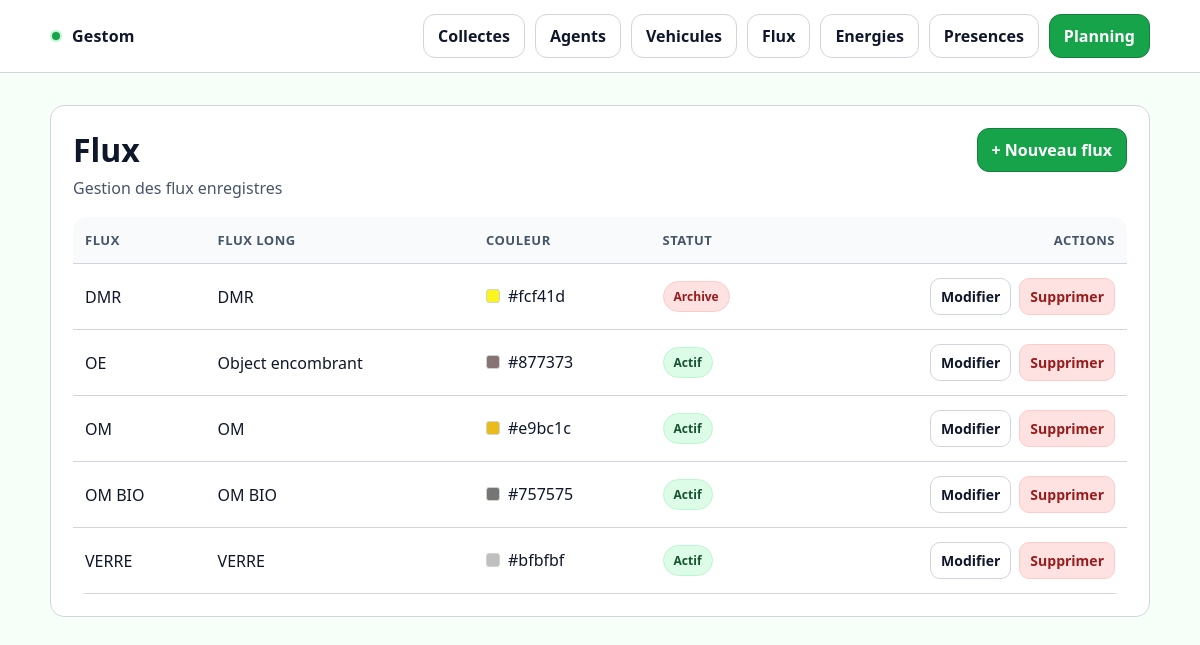
/flux/, run on the app's committed database.
### core/models.py (models this page shows, shortened)
class Flux(models.Model):
    id_flux = models.AutoField(primary_key=True)
    flux = models.CharField(max_length=150)
    flux_long = models.CharField(max_length=255)
    couleur_flux = models.CharField(max_length=50, blank=True)
    archive = models.BooleanField(default=False)
    class Meta:
        ordering = ["flux"]

### core/views.py (the view)
# urls.py: path("flux/", FluxListView.as_view(), name="flux_list"),
class FluxListView(ListView):
    model = Flux
    template_name = "core/flux_list.html"
    context_object_name = "fluxes"

### core/templates/core/flux_list.html (shortened to what this page needs)
{% extends "core/base.html" %}
{% block content %}
<div class="card">
  <div class="card__pad">
    <div class="header">
      <div>
        <h1 class="h1">Flux</h1>
        <p class="sub">Gestion des flux enregistres</p>
      </div>
      <a href="{% url 'core:flux_create' %}" class="btn btn--primary">
        + Nouveau flux
      </a>
    </div>
    <div class="table-wrap">
      <table class="table">
        <thead>
          <tr>
            <th>Flux</th>
            <th>Flux long</th>
            <th>Couleur</th>
            <th>Statut</th>
            <th class="right">Actions</th>
          </tr>
        </thead>
        <tbody>
          {% for f in object_list %}
          <tr>
            <td>{{ f.flux }}</td>
            <td>{{ f.flux_long }}</td>
            <td>
              {% if f.couleur_flux %}
                <span style="display:inline-flex;align-items:center;gap:8px;">
                  <span style="display:inline-block;width:14px;height:14px;border-radius:3px;border:1px solid #cbd7c8;background:{{ f.couleur_flux }};"></span>
                  <span>{{ f.couleur_flux }}</span>
                </span>
              {% else %}
                <span class="sub">-</span>
              {% endif %}
            </td>
            <td>
              {% if f.archive %}
                <span class="badge badge--low">Archive</span>
              {% else %}
                <span class="badge badge--ok">Actif</span>
              {% endif %}
            </td>
            <td class="right">
              <div class="actions">
                <a href="{% url 'core:flux_update' f.pk %}" class="btn btn--sm btn--ghost">Modifier</a>
                <a href="{% url 'core:flux_delete' f.pk %}" class="btn btn--sm btn--danger">Supprimer</a>
              </div>
            </td>
          </tr>
          {% empty %}
          <tr>
            <td colspan="4" class="sub">Aucun flux enregistre</td>
          </tr>
          {% endfor %}
        </tbody>
      </table>
    </div>
  </div>
</div>
{% endblock %}

### core/static/core/styles.css (style rules this page uses)
:root { --bg: #f6fff8; --surface: #ffffff; --card: #ffffff; --text: #0f172a; --muted: #475569; --primary: #16a34a; --primary-2: #15803d; --success: #16a34a; --warning: #f59e0b; --danger: #dc2626; --border: #d1d5db; --shadow: none; --radius: 14px; --focus: #86efac; --overlay: #052e16; }
* { box-sizing: border-box; }
html,body { height: 100%; }
body { margin: 0; font-family: ui-sans-serif, system-ui, -apple-system, Segoe UI, Roboto, Arial, "Noto Sans", "Helvetica Neue", sans-serif; background: var(--bg); color: var(--text); }
a { color: inherit; text-decoration: none; }
.card { background: var(--card); border: 1px solid var(--border); border-radius: var(--radius); box-shadow: none; }
.card__pad { padding: 22px; }
.header { display:flex; align-items:flex-start; justify-content: space-between; gap: 14px; margin-bottom: 18px; }
.h1 { font-size: 32px; margin: 0 0 6px; }
.sub { color: var(--muted); margin: 0; }
.btn { display:inline-flex; align-items:center; justify-content:center; gap: 8px; padding: 10px 14px; border-radius: 12px; border: 1px solid var(--border); background: #f0fdf4; color: var(--text); font-weight: 600; cursor: pointer; transition: transform .06s ease; }
.btn--primary { background: var(--primary); border-color: var(--primary-2); color: #ffffff; }
.btn--ghost { background: var(--surface); }
.btn--danger { background: #fee2e2; border-color: #fecaca; color: #991b1b; }
.btn--sm { padding: 8px 10px; border-radius: 10px; font-size: 14px; }
.table-wrap { overflow:auto; border-radius: var(--radius); }
.table { width: 100%; border-collapse: collapse; min-width: 620px; }
.table th, .table td { padding: 14px 12px; border-bottom: 1px solid var(--border); text-align: left; }
.table th { color: var(--muted); font-weight: 700; font-size: 13px; letter-spacing: .5px; text-transform: uppercase; background: #f8fafc; }
.table .right { text-align: right; }
.actions { display:flex; justify-content:flex-end; gap: 8px; flex-wrap: wrap; }
.badge { display:inline-flex; align-items:center; padding: 6px 10px; border-radius: 999px; font-weight: 700; font-size: 12px; border: 1px solid var(--border); }
.badge--ok { background: #dcfce7; border-color: #bbf7d0; color: #14532d; }
.badge--low { background: #fee2e2; border-color: #fecaca; color: #991b1b; }

### data on the page
Flux: flux "DMR", flux_long "DMR", couleur_flux "#fcf41d", archive "Archive"
Flux: flux "OE", flux_long "Object encombrant", couleur_flux "#877373", archive "Actif"
Flux: flux "OM", flux_long "OM", couleur_flux "#e9bc1c", archive "Actif"
Flux: flux "OM BIO", flux_long "OM BIO", couleur_flux "#757575", archive "Actif"
Flux: flux "VERRE", flux_long "VERRE", couleur_flux "#bfbfbf", archive "Actif"
